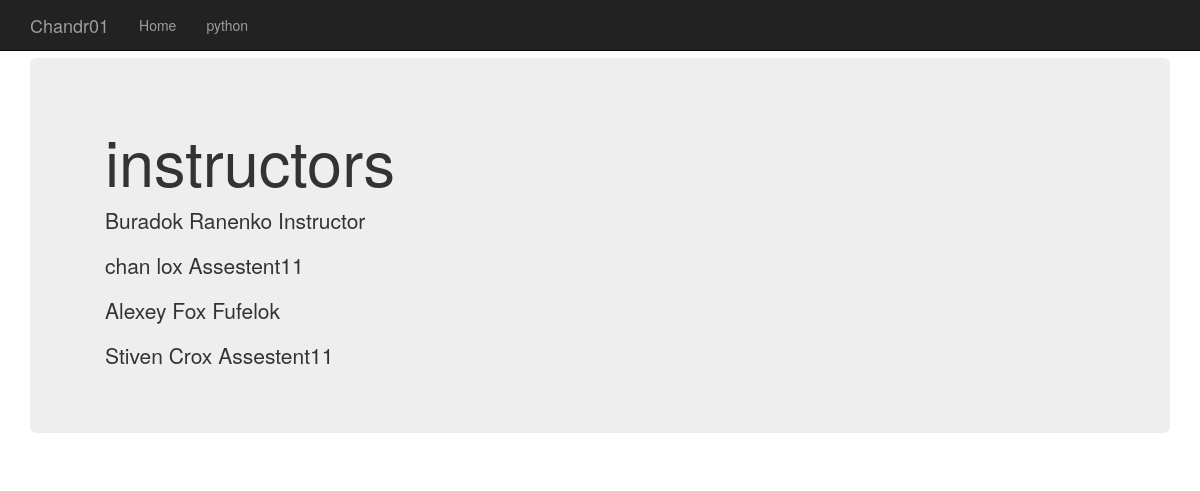
The page /instructors/ on the database its author committed.
### instructors/models.py (models this page shows, shortened)
class Instructors(models.Model):
    name = models.CharField(verbose_name=u'Instructors Name', max_length=255, help_text='This is as name')
    surname = models.CharField(verbose_name=u'Second name', max_length=255)
    date_of_birth = models.DateField(null=True, blank=True)
    email = models.EmailField(unique=True, null=True)
    phone = models.CharField(max_length=15, null=True, blank=True)
    course = models.ManyToManyField(Course, null=True)
    slug = models.SlugField(default='False')
    is_active = models.BooleanField(default=True)
    gender = models.CharField(max_length=1, choices=(('m', 'Male'), ('f', 'Female')), default='m')
    position = models.ForeignKey(Position, null=True)

class Position(models.Model):
    name = models.CharField(max_length=255)
    def __str__(self):
        return self.name

### instructors/views.py (the view)
# urls.py: url(r'^instructors/$', instructors_list),
def instructors_list(request):
    instructors = Instructors.objects.all()
    return render(request, 'instructors.html', {'instructors_list': instructors})

### templates/instructors.html (shortened to what this page needs)
<!DOCTYPE html>
<html lang="en">
  <head>
  <link href="/static/css/bootstrap.css" rel="stylesheet">
    <link href="/static/css/bootstrap.css" rel="stylesheet">
  </head>
  <body>
    <div class="navbar navbar-inverse navbar-fixed-top" role="navigation">
      <div class="container">
        <div class="navbar-header">
          <a class="navbar-brand" href="#">Chandr01</a>
        </div>
        <div class="collapse navbar-collapse">
          <ul class="nav navbar-nav">
            <li class="#"><a href="/">Home</a></li>
            <li><a href="">python</a></li>
          </ul>
        </div>
      </div>
    </div>
    <div class="container">
      <div class="jumbotron">
      <div class="container">
        <h1>instructors</h1>
        {% for instructor in instructors_list %}
          <p>{{instructor.name}} {{instructor.surname}} {{instructor.position}}</p>
        {% endfor%}
      </div>
      </div>
    </div>
  </body>
</html>

### rows shown on the page
Instructors: name "Buradok", surname "Ranenko", position "Instructor"
Instructors: name "chan", surname "lox", position "Assestent11"
Instructors: name "Alexey", surname "Fox", position "Fufelok"
Instructors: name "Stiven", surname "Crox", position "Assestent11"
